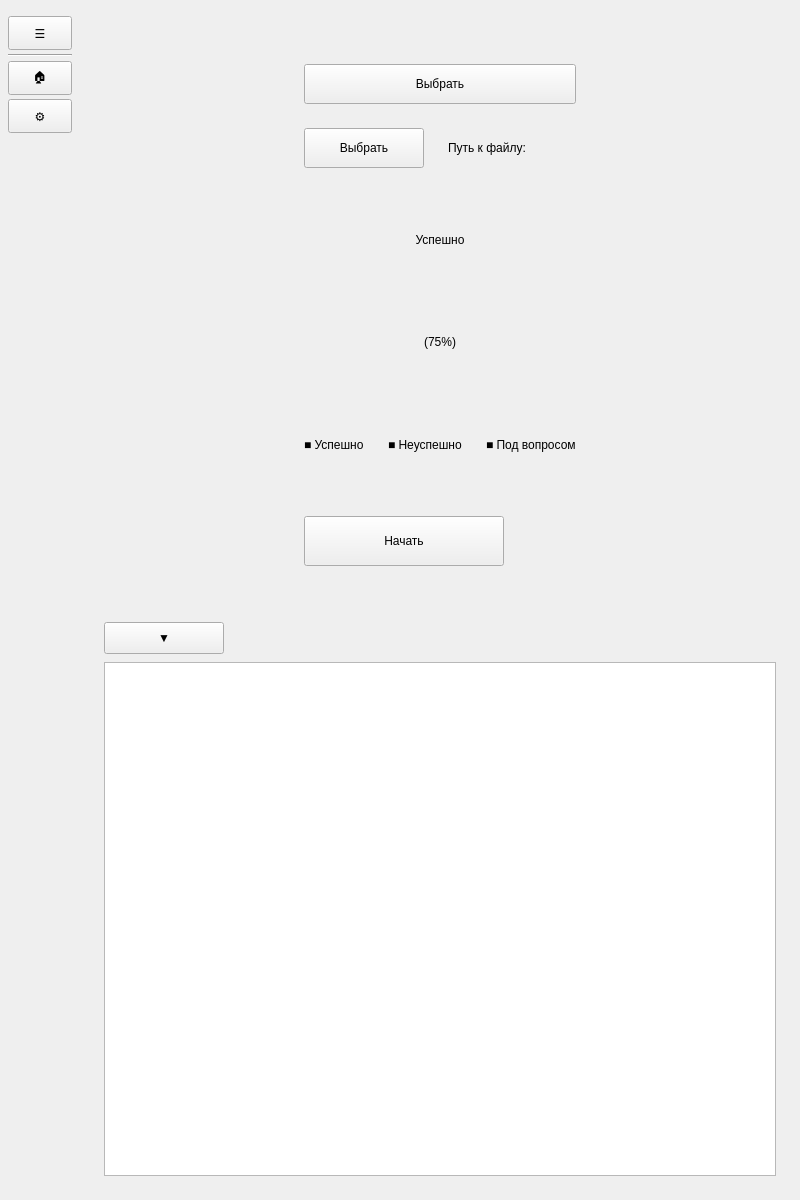
<?xml version="1.0" encoding="UTF-8"?>
<ui version="4.0">
 <class>MainWindow</class>
 <widget class="QMainWindow" name="MainWindow">
  <property name="geometry">
   <rect>
    <x>0</x>
    <y>0</y>
    <width>800</width>
    <height>1200</height>
   </rect>
  </property>
  <property name="windowTitle">
   <string>Modern App</string>
  </property>
  <widget class="QWidget" name="centralwidget">
   <layout class="QVBoxLayout" name="verticalLayout">
    <property name="spacing">
     <number>0</number>
    </property>
    <property name="leftMargin">
     <number>0</number>
    </property>
    <property name="topMargin">
     <number>0</number>
    </property>
    <property name="rightMargin">
     <number>0</number>
    </property>
    <property name="bottomMargin">
     <number>0</number>
    </property>
    <item>
     <widget class="QWidget" name="mainContent" native="true">
      <layout class="QHBoxLayout" name="horizontalLayout">
       <property name="spacing">
        <number>0</number>
       </property>
       <property name="leftMargin">
        <number>0</number>
       </property>
       <property name="topMargin">
        <number>0</number>
       </property>
       <property name="rightMargin">
        <number>0</number>
       </property>
       <property name="bottomMargin">
        <number>0</number>
       </property>
       <item>
        <widget class="QWidget" name="sideMenu" native="true">
         <property name="minimumSize">
          <size>
           <width>50</width>
           <height>0</height>
          </size>
         </property>
         <property name="maximumSize">
          <size>
           <width>250</width>
           <height>16777215</height>
          </size>
         </property>
         <layout class="QVBoxLayout" name="verticalLayout_2">
          <property name="spacing">
           <number>4</number>
          </property>
          <property name="leftMargin">
           <number>8</number>
          </property>
          <property name="topMargin">
           <number>16</number>
          </property>
          <property name="rightMargin">
           <number>8</number>
          </property>
          <property name="bottomMargin">
           <number>16</number>
          </property>
          <item>
           <widget class="QPushButton" name="menuButton">
            <property name="minimumSize">
             <size>
              <width>34</width>
              <height>34</height>
             </size>
            </property>
            <property name="text">
             <string>☰</string>
            </property>
           </widget>
          </item>
          <item>
           <widget class="Line" name="line">
            <property name="orientation">
             <enum>Qt::Horizontal</enum>
            </property>
           </widget>
          </item>
          <item>
           <widget class="QPushButton" name="homeButton">
            <property name="minimumSize">
             <size>
              <width>34</width>
              <height>34</height>
             </size>
            </property>
            <property name="text">
             <string>🏠</string>
            </property>
           </widget>
          </item>
          <item>
           <widget class="QPushButton" name="settingsButton">
            <property name="minimumSize">
             <size>
              <width>34</width>
              <height>34</height>
             </size>
            </property>
            <property name="text">
             <string>⚙</string>
            </property>
           </widget>
          </item>
          <item>
           <spacer name="verticalSpacer">
            <property name="orientation">
             <enum>Qt::Vertical</enum>
            </property>
            <property name="sizeHint" stdset="0">
             <size>
              <width>20</width>
              <height>40</height>
             </size>
            </property>
           </spacer>
          </item>
         </layout>
        </widget>
       </item>
       <item>
        <widget class="QWidget" name="contentArea" native="true">
         <layout class="QVBoxLayout" name="verticalLayout_3">
          <property name="spacing">
           <number>16</number>
          </property>
          <property name="leftMargin">
           <number>24</number>
          </property>
          <property name="topMargin">
           <number>24</number>
          </property>
          <property name="rightMargin">
           <number>24</number>
          </property>
          <property name="bottomMargin">
           <number>24</number>
          </property>
          <item>
           <widget class="QStackedWidget" name="stackedWidget">
            <property name="currentIndex">
             <number>0</number>
            </property>
            <widget class="QWidget" name="homePage">
             <layout class="QVBoxLayout" name="verticalLayout_4">
              <property name="spacing">
               <number>0</number>
              </property>
              <property name="leftMargin">
               <number>200</number>
              </property>
              <property name="topMargin">
               <number>40</number>
              </property>
              <property name="rightMargin">
               <number>200</number>
              </property>
              <property name="bottomMargin">
               <number>40</number>
              </property>
              <item>
               <widget class="QWidget" name="controlsWidget" native="true">
                <layout class="QVBoxLayout" name="verticalLayout_7">
                 <property name="spacing">
                  <number>24</number>
                 </property>
                 <property name="leftMargin">
                  <number>0</number>
                 </property>
                 <property name="topMargin">
                  <number>0</number>
                 </property>
                 <property name="rightMargin">
                  <number>0</number>
                 </property>
                 <property name="bottomMargin">
                  <number>0</number>
                 </property>
                 <item>
                  <layout class="QHBoxLayout" name="fileSelect1Layout">
                   <item>
                    <widget class="QPushButton" name="selectFile1Button">
                     <property name="minimumSize">
                      <size>
                       <width>120</width>
                       <height>40</height>
                      </size>
                     </property>
                     <property name="text">
                      <string>Выбрать</string>
                     </property>
                    </widget>
                   </item>
                  </layout>
                 </item>
                 <item>
                  <layout class="QHBoxLayout" name="fileSelect2Layout">
                   <item>
                    <widget class="QPushButton" name="selectFile2Button">
                     <property name="minimumSize">
                      <size>
                       <width>120</width>
                       <height>40</height>
                      </size>
                     </property>
                     <property name="text">
                      <string>Выбрать</string>
                     </property>
                    </widget>
                   </item>
                   <item>
                    <widget class="QLabel" name="file2PathLabel">
                     <property name="text">
                      <string>Путь к файлу:</string>
                     </property>
                    </widget>
                   </item>
                   <item>
                    <spacer name="horizontalSpacer_2">
                     <property name="orientation">
                      <enum>Qt::Horizontal</enum>
                     </property>
                     <property name="sizeHint" stdset="0">
                      <size>
                       <width>40</width>
                       <height>20</height>
                      </size>
                     </property>
                    </spacer>
                   </item>
                  </layout>
                 </item>
                 <item>
                  <widget class="QWidget" name="statsWidget" native="true">
                   <property name="minimumSize">
                    <size>
                     <width>0</width>
                     <height>300</height>
                    </size>
                   </property>
                   <layout class="QVBoxLayout" name="statsLayout">
                    <property name="spacing">
                     <number>8</number>
                    </property>
                    <property name="leftMargin">
                     <number>0</number>
                    </property>
                    <property name="topMargin">
                     <number>0</number>
                    </property>
                    <property name="rightMargin">
                     <number>0</number>
                    </property>
                    <property name="bottomMargin">
                     <number>0</number>
                    </property>
                    <item>
                     <widget class="QLabel" name="statsLabel">
                      <property name="text">
                       <string>Успешно</string>
                      </property>
                      <property name="alignment">
                       <set>Qt::AlignCenter</set>
                      </property>
                     </widget>
                    </item>
                    <item>
                     <widget class="QLabel" name="statsPercentLabel">
                      <property name="text">
                       <string>(75%)</string>
                      </property>
                      <property name="alignment">
                       <set>Qt::AlignCenter</set>
                      </property>
                     </widget>
                    </item>
                    <item>
                     <layout class="QHBoxLayout" name="legendLayout">
                      <property name="spacing">
                       <number>24</number>
                      </property>
                      <item>
                       <widget class="QLabel" name="successLabel">
                        <property name="text">
                         <string>■ Успешно</string>
                        </property>
                       </widget>
                      </item>
                      <item>
                       <widget class="QLabel" name="failLabel">
                        <property name="text">
                         <string>■ Неуспешно</string>
                        </property>
                       </widget>
                      </item>
                      <item>
                       <widget class="QLabel" name="questionLabel">
                        <property name="text">
                         <string>■ Под вопросом</string>
                        </property>
                       </widget>
                      </item>
                     </layout>
                    </item>
                   </layout>
                  </widget>
                 </item>
                 <item>
                  <widget class="QPushButton" name="startButton">
                   <property name="minimumSize">
                    <size>
                     <width>200</width>
                     <height>50</height>
                    </size>
                   </property>
                   <property name="maximumSize">
                    <size>
                     <width>200</width>
                     <height>50</height>
                    </size>
                   </property>
                   <property name="text">
                    <string>Начать</string>
                   </property>
                  </widget>
                 </item>
                </layout>
               </widget>
              </item>
             </layout>
            </widget>
            <widget class="QWidget" name="settingsPage">
             <layout class="QVBoxLayout" name="verticalLayout_5">
              <item>
               <widget class="QLabel" name="label_2">
                <property name="text">
                 <string>Настройки ⚙</string>
                </property>
                <property name="alignment">
                 <set>Qt::AlignLeading|Qt::AlignLeft|Qt::AlignVCenter</set>
                </property>
               </widget>
              </item>
             </layout>
            </widget>
           </widget>
          </item>
          <item>
           <widget class="QWidget" name="consoleWidget" native="true">
            <property name="minimumSize">
             <size>
              <width>0</width>
              <height>100</height>
             </size>
            </property>
            <property name="maximumSize">
             <size>
              <width>16777215</width>
              <height>800</height>
             </size>
            </property>
            <layout class="QVBoxLayout" name="verticalLayout_6">
             <property name="spacing">
              <number>8</number>
             </property>
             <property name="leftMargin">
              <number>0</number>
             </property>
             <property name="topMargin">
              <number>0</number>
             </property>
             <property name="rightMargin">
              <number>0</number>
             </property>
             <property name="bottomMargin">
              <number>0</number>
             </property>
             <item>
              <widget class="QPushButton" name="toggleConsoleButton">
               <property name="minimumSize">
                <size>
                 <width>120</width>
                 <height>32</height>
                </size>
               </property>
               <property name="maximumSize">
                <size>
                 <width>120</width>
                 <height>32</height>
                </size>
               </property>
               <property name="text">
                <string>▼</string>
               </property>
              </widget>
             </item>
             <item>
              <widget class="QTextEdit" name="console">
               <property name="readOnly">
                <bool>true</bool>
               </property>
              </widget>
             </item>
            </layout>
           </widget>
          </item>
         </layout>
        </widget>
       </item>
      </layout>
     </widget>
    </item>
   </layout>
  </widget>
 </widget>
 <resources/>
 <connections/>
</ui>
